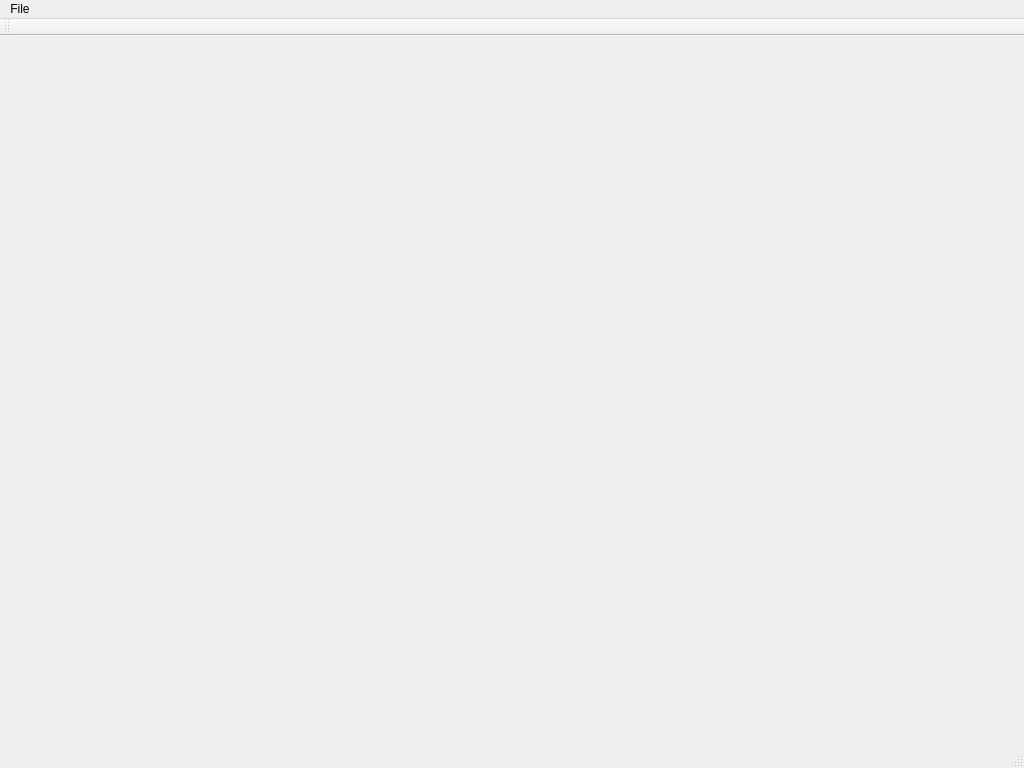
<?xml version="1.0" encoding="UTF-8"?>
<ui version="4.0">
 <class>OpenGLTesterClass</class>
 <widget class="QMainWindow" name="OpenGLTesterClass">
  <property name="geometry">
   <rect>
    <x>0</x>
    <y>0</y>
    <width>1024</width>
    <height>768</height>
   </rect>
  </property>
  <property name="windowTitle">
   <string>OpenGLTester</string>
  </property>
  <widget class="QWidget" name="centralWidget"/>
  <widget class="QMenuBar" name="menuBar">
   <property name="geometry">
    <rect>
     <x>0</x>
     <y>0</y>
     <width>1024</width>
     <height>21</height>
    </rect>
   </property>
   <widget class="QMenu" name="menuFile">
    <property name="title">
     <string>File</string>
    </property>
   </widget>
   <addaction name="menuFile"/>
  </widget>
  <widget class="QToolBar" name="mainToolBar">
   <attribute name="toolBarArea">
    <enum>TopToolBarArea</enum>
   </attribute>
   <attribute name="toolBarBreak">
    <bool>false</bool>
   </attribute>
  </widget>
  <widget class="QStatusBar" name="statusBar"/>
 </widget>
 <layoutdefault spacing="6" margin="11"/>
 <resources>
  <include location="opengltester.qrc"/>
 </resources>
 <connections/>
</ui>
